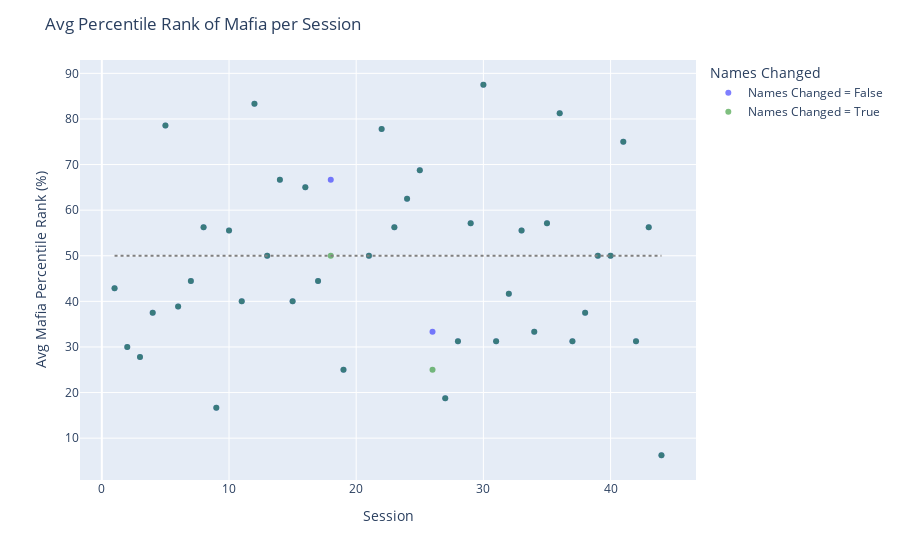

Notebook code cell kept with this figure:
### Code cell
fig1 = px.scatter()

# Add the points for 'names_changed' = False (blue)
fig1.add_scatter(x=df_false['session'], y=df_false['avg_mafia_rank'], 
                mode='markers', name='Names Changed = False', marker=dict(color='blue', opacity=0.5))

# Add the points for 'names_changed' = True (green)
fig1.add_scatter(x=df_true['session'], y=df_true['avg_mafia_rank'], 
                mode='markers', name='Names Changed = True', marker=dict(color='green', opacity=0.5))

# Set titles and labels
fig1.update_layout(
    title="Avg Percentile Rank of Mafia per Session",
    xaxis_title="Session",
    yaxis_title="Avg Mafia Percentile Rank (%)",
    legend_title="Names Changed"
    
)

# Add a dotted horizontal line at y = 50%
fig1.add_shape(
    type="line",
    x0=min(df_false['session'].min(), df_true['session'].min()),  # start of line on x-axis
    x1=max(df_false['session'].max(), df_true['session'].max()),  # end of line on x-axis
    y0=50,  # y position for the horizontal line
    y1=50,  # same y position for the horizontal line
    line=dict(
        color="gray",  # line color
        width=2,  # line width
        dash="dot"  # dotted line style
    ),
)

# Show the plot
fig1.show()

### Figure 1 — Plotly figure (JSON) as saved in the notebook; plotly's stock layout.template omitted (floating-point values rounded to 4 significant figures)
{"data": [{"hovertemplate": "<extra></extra>", "legendgroup": "", "marker": {"color": "#636efa", "symbol": "circle"}, "mode": "markers", "name": "", "orientation": "v", "showlegend": false, "type": "scatter", "xaxis": "x", "yaxis": "y"}, {"marker": {"color": "blue", "opacity": 0.5}, "mode": "markers", "name": "Names Changed = False", "type": "scatter", "x": [1, 2, 3, 4, 5, 6, 7, 8, 9, 10, 11, 12, 13, 14, 15, 16, 17, 18, 19, 21, 22, 23, 24, 25, 26, 27, 28, 29, 30, 31, 32, 33, 34, 35, 36, 37, 38, 39, 40, 41, 42, 43, 44], "y": [42.86, 30, 27.78, 37.5, 78.57, 38.89, 44.44, 56.25, 16.67, 55.56, 40, 83.33, 50, 66.67, 40, 65, 44.44, 66.67, 25, 50, 77.78, 56.25, 62.5, 68.75, 33.33, 18.75, 31.25, 57.14, 87.5, 31.25, 41.67, 55.56, 33.33, 57.14, 81.25, 31.25, 37.5, 50, 50, 75, 31.25, 56.25, 6.25]}, {"marker": {"color": "green", "opacity": 0.5}, "mode": "markers", "name": "Names Changed = True", "type": "scatter", "x": [1, 2, 3, 4, 5, 6, 7, 8, 9, 10, 11, 12, 13, 14, 15, 16, 17, 18, 19, 21, 22, 23, 24, 25, 26, 27, 28, 29, 30, 31, 32, 33, 34, 35, 36, 37, 38, 39, 40, 41, 42, 43, 44], "y": [42.86, 30, 27.78, 37.5, 78.57, 38.89, 44.44, 56.25, 16.67, 55.56, 40, 83.33, 50, 66.67, 40, 65, 44.44, 50, 25, 50, 77.78, 56.25, 62.5, 68.75, 25, 18.75, 31.25, 57.14, 87.5, 31.25, 41.67, 55.56, 33.33, 57.14, 81.25, 31.25, 37.5, 50, 50, 75, 31.25, 56.25, 6.25]}], "layout": {"legend": {"title": {"text": "Names Changed"}, "tracegroupgap": 0}, "margin": {"t": 60}, "shapes": [{"line": {"color": "gray", "dash": "dot", "width": 2}, "type": "line", "x0": 1, "x1": 44, "y0": 50, "y1": 50}], "title": {"text": "Avg Percentile Rank of Mafia per Session"}, "xaxis": {"anchor": "y", "domain": [0, 1], "title": {"text": "Session"}}, "yaxis": {"anchor": "x", "domain": [0, 1], "title": {"text": "Avg Mafia Percentile Rank (%)"}}}}
